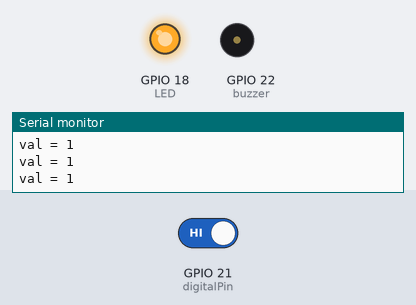
The sketch below on a simulated ESP32. Shown: output pins drawn as LEDs (lit = HIGH), buzzer (waves = sounding, pin HIGH), the last lines printed to the serial monitor. The test bench sets the inputs (shaded band); at power-on: GPIO 21 (digitalPin) HIGH.

Above: at 1.2 s.
1.3 s: GPIO 21 (digitalPin) driven LOW
At 1.7 s:
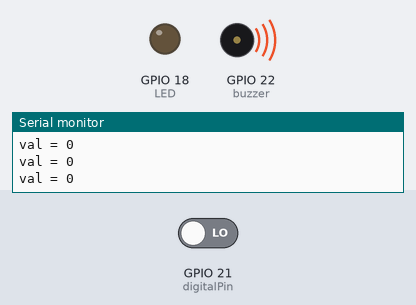
2.8 s: GPIO 21 (digitalPin) driven HIGH
At 4.1 s:
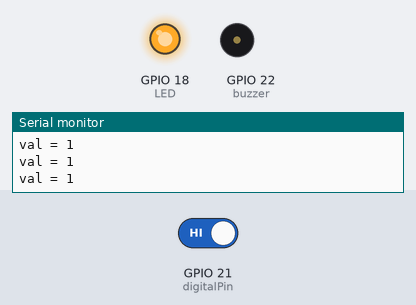
Timing chart, 0 to 5.8 s (numbered marks = the images above; inputs shaded):
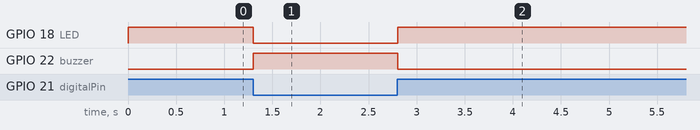

The sketch:

ESP32_BUZZER_PIR.ino
```cpp
int buzzer = 22;
int digitalPin = 21;
int val = 0;

#define LED 18 // เพิ่ม เพื่อเปิดไฟ

void setup() {
  pinMode(buzzer, OUTPUT);
  pinMode(digitalPin, INPUT);
  pinMode(LED, OUTPUT); // เพิ่ม เพื่อเปิดไฟ
  Serial.begin(9600);
}


void loop() {
  val = digitalRead(digitalPin);
  Serial.print("val = ");
  Serial.println(val);
  if (val == 0) {
    digitalWrite(buzzer, HIGH);
    digitalWrite(LED, LOW);
  }
  else {
    digitalWrite(buzzer, LOW);
    digitalWrite(LED, HIGH);

  }
  delay(100);
}
```

Measured:
- after the input at 1.3 s, GPIO 18 (LED): HIGH → LOW at once; GPIO 22 (buzzer): LOW → HIGH at once
- after the input at 2.8 s, GPIO 18 (LED): LOW → HIGH at once; GPIO 22 (buzzer): HIGH → LOW at once
